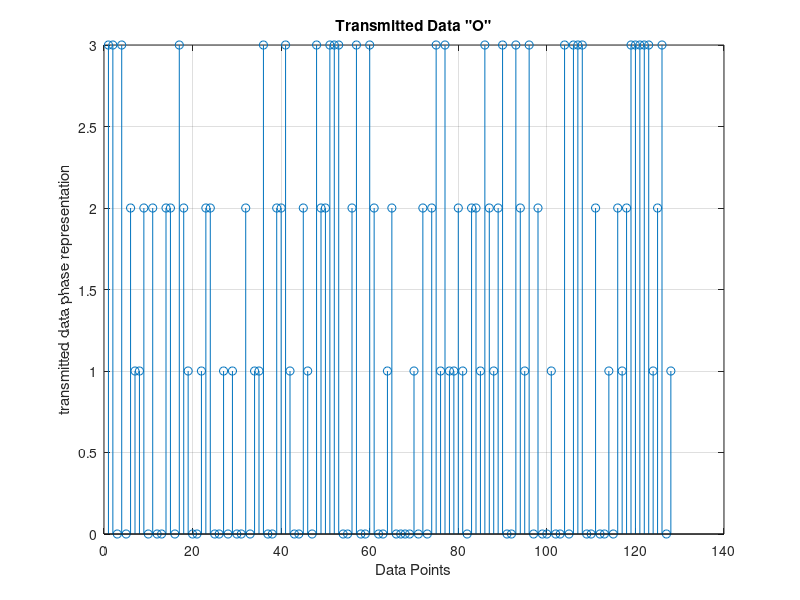
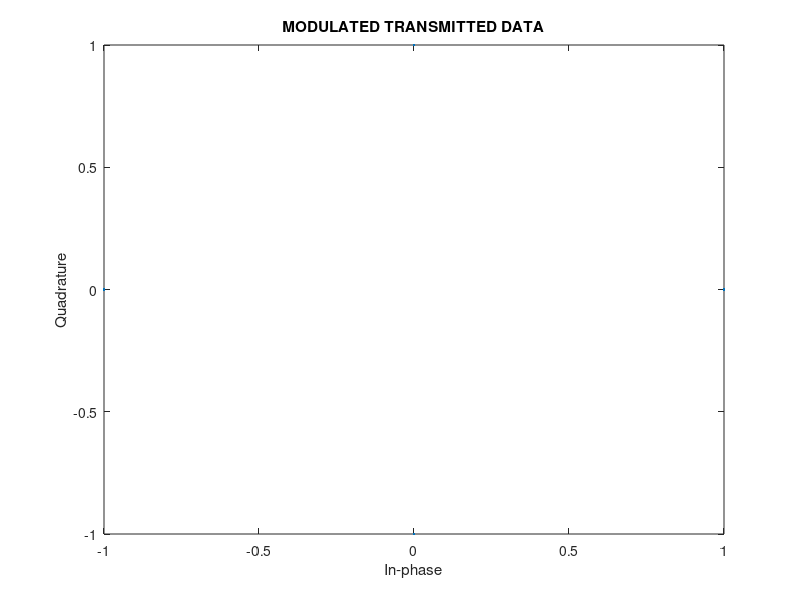
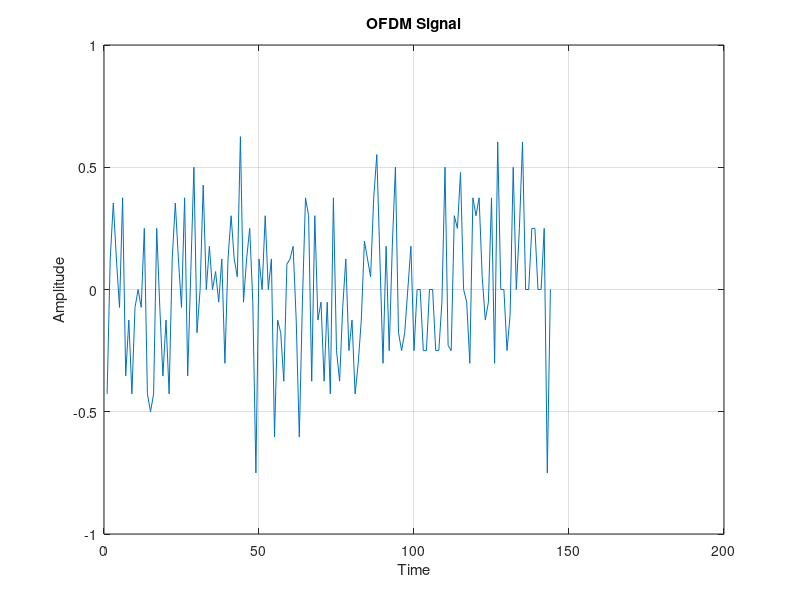
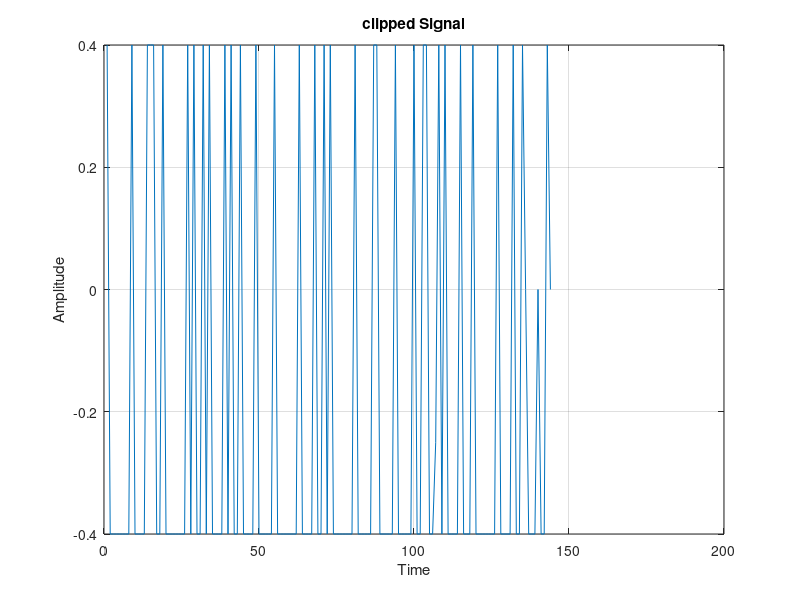

Write the MATLAB code that produced these figures, in order.
%==========================================================================
% The mfile investigates the effects of high power amplifier and the 
% channel noise on the ofdm signals and then introduces clipping as 
% a PAPR reduction method to reduce the PA effect. 
% Written By     : Baher Mohamed
%==========================================================================
clear all
clc
close  
%   ---------------
%   A: Setting Parameters
%   ---------------
M = 4;                          %   QPSK signal constellation
no_of_data_points = 128;        %   have 128 data points
block_size = 8;                 %   size of each ofdm block
cp_len = ceil(0.1*block_size);  %   length of cyclic prefix
no_of_ifft_points = block_size;           %   128 points for the FFT/IFFT
no_of_fft_points = block_size;
%   ---------------------------------------------
%   B:  %   +++++   TRANSMITTER    +++++
%   ---------------------------------------------
%   1.  Generate 1 x 128 vector of random data points
data_source = randsrc(1, no_of_data_points, 0:M-1);
figure(1)
stem(data_source); grid on; xlabel('Data Points'); ylabel('transmitted data phase representation')
title('Transmitted Data "O"')


%   2.  Perform QPSK modulation
qpsk_modulated_data = pskmod(data_source, M);
scatterplot(qpsk_modulated_data);title('MODULATED TRANSMITTED DATA');

%   3.  Do IFFT on each block
%   Make the serial stream a matrix where each column represents a pre-OFDM
%   block (w/o cyclic prefixing)
%   First: Find out the number of colums that will exist after reshaping
num_cols=length(qpsk_modulated_data)/block_size;
data_matrix = reshape(qpsk_modulated_data, block_size, num_cols);

%   Second: Create empty matix to put the IFFT'd data
cp_start = block_size-cp_len;
cp_end = block_size;

%   Third: Operate columnwise & do CP
for i=1:num_cols,
    ifft_data_matrix(:,i) = ifft((data_matrix(:,i)),no_of_ifft_points);
    %   Compute and append Cyclic Prefix
    for j=1:cp_len,
       actual_cp(j,i) = ifft_data_matrix(j+cp_start,i);
    end
    %   Append the CP to the existing block to create the actual OFDM block
    ifft_data(:,i) = vertcat(actual_cp(:,i),ifft_data_matrix(:,i));
end

%   4.  Convert to serial stream for transmission
[rows_ifft_data cols_ifft_data]=size(ifft_data);
len_ofdm_data = rows_ifft_data*cols_ifft_data;

%   Actual OFDM signal to be transmitted
ofdm_signal = reshape(ifft_data, 1, len_ofdm_data);
figure(3)
plot(real(ofdm_signal)); xlabel('Time'); ylabel('Amplitude');
title('OFDM Signal');grid on;

%   ---------------------------------------------------------------
%   C:  %   +++++   clipping as a PAPR reduction method    +++++
%   ---------------------------------------------------------------
avg=0.4;
clipped=ofdm_signal;
for i=1:length(clipped)
	if clipped(i) > avg
		clipped(i) = avg;
    end
    if clipped(i) < -avg
		clipped(i) = -avg;
    end
end
figure(4)
plot(real(clipped)); xlabel('Time'); ylabel('Amplitude');
title('clipped Signal');grid on;

%   ------------------------------------------
%   D:  %   +++++   HPA    +++++
%   ------------------------------------------
%To show the effect of the PA simply we will add random complex noise
%when the power exceeds the avg. value, otherwise it add nothing.

% 1. Generate random complex noise
noise = randn(1,len_ofdm_data) +  sqrt(-1)*randn(1,len_ofdm_data);

% 2. Transmitted OFDM signal after passing through HPA

%without clipping
for i=1:length(ofdm_signal)
	if ofdm_signal(i) > avg
		ofdm_signal(i) = ofdm_signal(i)+noise(i);
    end
    if ofdm_signal(i) < -avg
		ofdm_signal(i) = ofdm_signal(i)+noise(i);
    end
end
figure(5)
plot(real(ofdm_signal)); xlabel('Time'); ylabel('Amplitude');
title('OFDM Signal after HPA');grid on;

%with clipping
avg=0.4;
for i=1:length(clipped)
	if clipped(i) > avg
		clipped(i) = clipped(i)+noise(i);
    end
    if clipped(i) < -avg
		clipped(i) = clipped(i)+noise(i);
    end
end
figure(6)
plot(real(clipped)); xlabel('Time'); ylabel('Amplitude');
title('clipped Signal after HPA');grid on;



%   --------------------------------
%   E:  %   +++++   CHANNEL    +++++
%   --------------------------------
%   Create a complex multipath channel
channel = randn(1,block_size) + sqrt(-1)*randn(1,block_size);

%   ------------------------------------------
%   F:  %   +++++   RECEIVER    +++++
%   ------------------------------------------

%   1.  Pass the ofdm signal through the channel
after_channel = filter(channel, 1, ofdm_signal);

%   2.   Add Noise
awgn_noise = awgn(zeros(1,length(after_channel)),0);

%   3.  Add noise to signal...

recvd_signal = awgn_noise+after_channel;

%   4.  Convert Data back to "parallel" form to perform FFT
recvd_signal_matrix = reshape(recvd_signal,rows_ifft_data, cols_ifft_data);

%   5.  Remove CP
recvd_signal_matrix(1:cp_len,:)=[];

%   6.  Perform FFT
for i=1:cols_ifft_data,
    %   FFT
    fft_data_matrix(:,i) = fft(recvd_signal_matrix(:,i),no_of_fft_points);
end

%   7.  Convert to serial stream
recvd_serial_data = reshape(fft_data_matrix, 1,(block_size*num_cols));

%   8.  Demodulate the data
qpsk_demodulated_data = pskdemod(recvd_serial_data,M);

figure(7)
stem(qpsk_demodulated_data,'rx');
grid on;xlabel('Data Points');ylabel('received data phase representation');title('Received Data "X"')   
%   ----------------------------------------------------
%   F:  %   +++++   RECEIVER of clipped signal    +++++
%   ----------------------------------------------------

%   1.  Pass the ofdm signal through the channel
after_channel = filter(channel, 1, clipped);

%   2.   Add Noise
awgn_noise = awgn(zeros(1,length(after_channel)),0);

%   3.  Add noise to signal...

recvd_signal = awgn_noise+after_channel;

%   4.  Convert Data back to "parallel" form to perform FFT
recvd_signal_matrix = reshape(recvd_signal,rows_ifft_data, cols_ifft_data);

%   5.  Remove CP
recvd_signal_matrix(1:cp_len,:)=[];

%   6.  Perform FFT
for i=1:cols_ifft_data,
    %   FFT
    fft_data_matrix(:,i) = fft(recvd_signal_matrix(:,i),no_of_fft_points);
end

%   7.  Convert to serial stream
recvd_serial_data = reshape(fft_data_matrix, 1,(block_size*num_cols));

%   8.  Demodulate the data
qpsk_demodulated_data = pskdemod(recvd_serial_data,M);
figure(8)
stem(qpsk_demodulated_data,'rx');
grid on;xlabel('Data Points');ylabel('received data phase representation');title('Received Data clipped "X"')   





